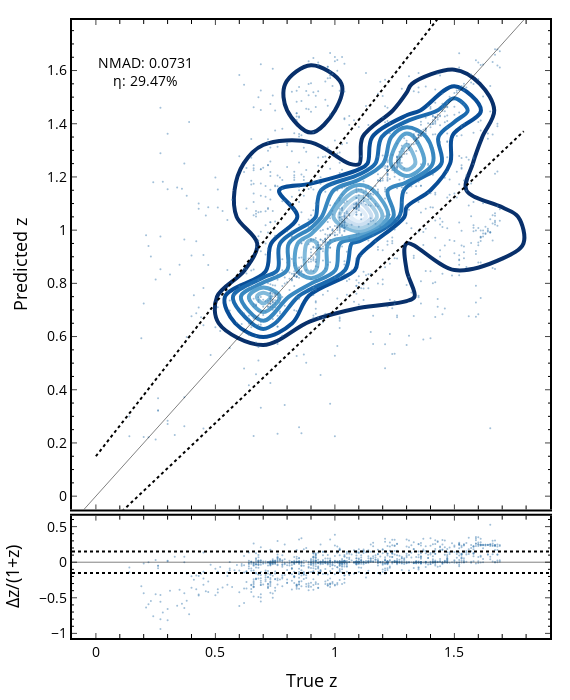

This figure's notebook cell:
### Code cell
# # Calculate necessary values (same as before)
# delz = (bgs_results['true_z'] - bgs_results['preds_z']) / (1 + bgs_results['true_z'])
# delta = bgs_results['true_z'] - bgs_results['preds_z']
# nmad = 1.48 * np.median(np.abs(delz))
# nmad2 = 1.48 * np.median(np.abs((delta - np.median(delta)) / (1 + bgs_results['true_z'])))
# rmse = np.sqrt(np.mean(delz**2))
# frac = 0.15
# eta = 100 * len(delz[np.abs(delz) > frac]) / len(delz)

# r2score_bgs = np.round(r2_score(bgs_results['true_z'],bgs_results['preds_z']),2)

# Set up the figure with subplots
fig = make_subplots(rows=2, cols=1, shared_xaxes=True, vertical_spacing=0.01,
                    row_heights=[0.8, 0.2])

# Define axis limits
min_lim = -0.05
max_lim = df_results['true_z'].max() + 0.1

# Calculate 2D kernel density estimation
x = df_results['true_z']
y = df_results['preds_z']
xy = np.vstack([x, y])
z = gaussian_kde(xy)(xy)

# Add scatter plot with very low opacity
fig.add_trace(
    go.Scatter(
        x=x,
        y=y,
        mode='markers',
        marker=dict(size=2, color='steelblue', opacity=0.5),
        name='Data points',
        hovertemplate='<b>TARGETID</b>: %{customdata}<br>' +
                      '<b>True z</b>: %{x:.4f}<br>' +
                      '<b>Predicted z</b>: %{y:.4f}<br>',
        customdata=df_results['grism_id']
    ),
    row=1, col=1
)

# Add 2D contour plot to the first subplot
fig.add_trace(
    go.Histogram2dContour(
        x=x,
        y=y,
        zmin=1,
        colorscale='blues',
        reversescale=True,
        xaxis='x',
        yaxis='y',
        name='Density',
        showscale=False,
        contours=dict(
            showlabels=False,
            coloring='lines',
            labelfont=dict(size=12, color='black')
        ),
        line=dict(color='black',width=4)
    ),
    row=1, col=1
)



# Add identity line
fig.add_trace(
    go.Scatter(x=[min_lim, max_lim], y=[min_lim, max_lim], mode='lines', 
               line=dict(color='black', width=0.5), name='y=x'),
    row=1, col=1
)

# Add dotted lines
x_line = np.linspace(0, max_lim, 100)
y1 = ((1 + x_line) * frac) + x_line
y2 = ((1 + x_line) * -frac) + x_line
fig.add_trace(
    go.Scatter(x=x_line, y=y1, mode='lines', line=dict(color='black', dash='dot'), 
               showlegend=False),
    row=1, col=1
)
fig.add_trace(
    go.Scatter(x=x_line, y=y2, mode='lines', line=dict(color='black', dash='dot'), 
               showlegend=False),
    row=1, col=1
)

# Add scatter plot to the second subplot
fig.add_trace(
    go.Scatter(
        x=df_results['true_z'], 
        y=delz, 
        mode='markers',
        marker=dict(size=2, color='steelblue', opacity=0.5),
        name='Δz/(1+z)',
        hovertemplate='<b>TARGETID</b>: %{customdata}<br>' +
                      '<b>True z</b>: %{x:.4f}<br>' +
                      '<b>Δz/(1+z)</b>: %{y:.4f}<br>',
        customdata=df_results['grism_id']
    ),
    row=2, col=1
)

# Add horizontal lines to the second subplot
fig.add_hline(y=0, line=dict(color='black', width=0.5), row=2, col=1)
fig.add_hline(y=frac, line=dict(color='black', dash='dot'), row=2, col=1)
fig.add_hline(y=-frac, line=dict(color='black', dash='dot'), row=2, col=1)

# Update layout
fig.update_layout(
    height=700, width=570,
#     title_text='Redshift Prediction Results',
    showlegend=False,
    annotations=[
        dict(
            x=0.05, y=0.95,
            xref='paper', yref='paper',
#             text=f'R<sup>2</sup> score: {r2score_bgs:.2f}',
            text=f'NMAD: {nmad2:.4f}<br>η: {eta:.2f}%',
            showarrow=False,
            font=dict(size=14,color='black')
        )
    ],
    plot_bgcolor='white',
    margin=dict(l=50, r=20, t=20, b=50)
)

# Update axes
fig.update_xaxes(title_text='True z', row=2, col=1, title_font=dict(size=18, color='black'))
fig.update_yaxes(title_text='Predicted z', row=1, col=1, title_font=dict(size=18, color='black'))
fig.update_yaxes(title_text='Δz/(1+z)', row=2, col=1, title_font=dict(size=18, color='black'))

# # Remove all grid lines from both subplots
# fig.update_xaxes(showgrid=False, zeroline=False)
# fig.update_yaxes(showgrid=False, zeroline=False)
# Update axes to add boundaries on all sides and tick marks inside
fig.update_xaxes(
    showline=True,  # Show the line on the x-axis
    tickfont=dict(size=14, color='black'), 
    linecolor='black',  # Color of the x-axis line
    linewidth=2,  # Width of the x-axis line
    mirror='allticks',  # Mirror axis line and ticks on the opposite side (top)
    ticks='inside',  # Position ticks inside the plot
    minor=dict(
        showgrid=False,  # No minor grid lines
        ticklen=4,  # Length of minor ticks
        tickcolor='black',  # Color of minor ticks
        ticks='inside'
    )
)
fig.update_yaxes(
    showline=True,  # Show the line on the y-axis
    tickfont=dict(size=14, color='black'), 
    linecolor='black',  # Color of the y-axis line
    linewidth=2,  # Width of the y-axis line
    mirror='allticks',  # Mirror axis line and ticks on the opposite side (right)
    ticks='inside',  # Position ticks inside the plot
    minor=dict(
        showgrid=False,  # No minor grid lines
        ticklen=2,  # Length of minor ticks
        tickcolor='black',  # Color of minor ticks
        ticks='inside'
    )
)

# Update axes limits
fig.update_xaxes(range=[min_lim, max_lim], row=1, col=1)
fig.update_yaxes(range=[min_lim, max_lim], row=1, col=1)

# Show the plot
fig.show()
# fig.write_image("Plots/BGS_redshift_results_density.pdf", format="pdf")

### Figure 1 — Plotly figure (JSON) as saved in the notebook; plotly's stock layout.template omitted (floating-point values rounded to 4 significant figures; data arrays with more than 128 entries replaced by an {"elided": "..."} marker saying what was removed)
{"data": [{"customdata": {"elided": "1259 str values"}, "hovertemplate": "<b>TARGETID</b>: %{customdata}<br><b>True z</b>: %{x:.4f}<br><b>Predicted z</b>: %{y:.4f}<br>", "marker": {"color": "steelblue", "opacity": 0.5, "size": 2}, "mode": "markers", "name": "Data points", "type": "scatter", "x": {"elided": "1259 float values"}, "xaxis": "x", "y": {"elided": "1259 float values"}, "yaxis": "y"}, {"colorscale": [[0, "rgb(247,251,255)"], [0.125, "rgb(222,235,247)"], [0.25, "rgb(198,219,239)"], [0.375, "rgb(158,202,225)"], [0.5, "rgb(107,174,214)"], [0.625, "rgb(66,146,198)"], [0.75, "rgb(33,113,181)"], [0.875, "rgb(8,81,156)"], [1, "rgb(8,48,107)"]], "contours": {"coloring": "lines", "labelfont": {"color": "black", "size": 12}, "showlabels": false}, "line": {"color": "black", "width": 4}, "name": "Density", "reversescale": true, "showscale": false, "type": "histogram2dcontour", "x": {"elided": "1259 float values"}, "xaxis": "x", "y": {"elided": "1259 float values"}, "yaxis": "y", "zmin": 1}, {"line": {"color": "black", "width": 0.5}, "mode": "lines", "name": "y=x", "type": "scatter", "x": [-0.05, 1.79], "xaxis": "x", "y": [-0.05, 1.79], "yaxis": "y"}, {"line": {"color": "black", "dash": "dot"}, "mode": "lines", "showlegend": false, "type": "scatter", "x": [0, 0.01808, 0.03616, 0.05424, 0.07232, 0.0904, 0.1085, 0.1266, 0.1446, 0.1627, 0.1808, 0.1989, 0.217, 0.2351, 0.2531, 0.2712, 0.2893, 0.3074, 0.3255, 0.3435, 0.3616, 0.3797, 0.3978, 0.4159, 0.4339, 0.452, 0.4701, 0.4882, 0.5063, 0.5243, 0.5424, 0.5605, 0.5786, 0.5967, 0.6147, 0.6328, 0.6509, 0.669, 0.6871, 0.7052, 0.7232, 0.7413, 0.7594, 0.7775, 0.7956, 0.8136, 0.8317, 0.8498, 0.8679, 0.886, 0.904, 0.9221, 0.9402, 0.9583, 0.9764, 0.9944, 1.013, 1.031, 1.049, 1.067, 1.085, 1.103, 1.121, 1.139, 1.157, 1.175, 1.193, 1.211, 1.229, 1.248, 1.266, 1.284, 1.302, 1.32, 1.338, 1.356, 1.374, 1.392, 1.41, 1.428, 1.446, 1.465, 1.483, 1.501, 1.519, 1.537, 1.555, 1.573, 1.591, 1.609, 1.627, 1.645, 1.663, 1.682, 1.7, 1.718, 1.736, 1.754, 1.772, 1.79], "xaxis": "x", "y": [0.15, 0.1708, 0.1916, 0.2124, 0.2332, 0.254, 0.2748, 0.2956, 0.3163, 0.3371, 0.3579, 0.3787, 0.3995, 0.4203, 0.4411, 0.4619, 0.4827, 0.5035, 0.5243, 0.5451, 0.5659, 0.5867, 0.6074, 0.6282, 0.649, 0.6698, 0.6906, 0.7114, 0.7322, 0.753, 0.7738, 0.7946, 0.8154, 0.8362, 0.857, 0.8778, 0.8985, 0.9193, 0.9401, 0.9609, 0.9817, 1.003, 1.023, 1.044, 1.065, 1.086, 1.106, 1.127, 1.148, 1.169, 1.19, 1.21, 1.231, 1.252, 1.273, 1.294, 1.314, 1.335, 1.356, 1.377, 1.398, 1.418, 1.439, 1.46, 1.481, 1.502, 1.522, 1.543, 1.564, 1.585, 1.606, 1.626, 1.647, 1.668, 1.689, 1.709, 1.73, 1.751, 1.772, 1.793, 1.813, 1.834, 1.855, 1.876, 1.897, 1.917, 1.938, 1.959, 1.98, 2.001, 2.021, 2.042, 2.063, 2.084, 2.105, 2.125, 2.146, 2.167, 2.188, 2.209], "yaxis": "y"}, {"line": {"color": "black", "dash": "dot"}, "mode": "lines", "showlegend": false, "type": "scatter", "x": [0, 0.01808, 0.03616, 0.05424, 0.07232, 0.0904, 0.1085, 0.1266, 0.1446, 0.1627, 0.1808, 0.1989, 0.217, 0.2351, 0.2531, 0.2712, 0.2893, 0.3074, 0.3255, 0.3435, 0.3616, 0.3797, 0.3978, 0.4159, 0.4339, 0.452, 0.4701, 0.4882, 0.5063, 0.5243, 0.5424, 0.5605, 0.5786, 0.5967, 0.6147, 0.6328, 0.6509, 0.669, 0.6871, 0.7052, 0.7232, 0.7413, 0.7594, 0.7775, 0.7956, 0.8136, 0.8317, 0.8498, 0.8679, 0.886, 0.904, 0.9221, 0.9402, 0.9583, 0.9764, 0.9944, 1.013, 1.031, 1.049, 1.067, 1.085, 1.103, 1.121, 1.139, 1.157, 1.175, 1.193, 1.211, 1.229, 1.248, 1.266, 1.284, 1.302, 1.32, 1.338, 1.356, 1.374, 1.392, 1.41, 1.428, 1.446, 1.465, 1.483, 1.501, 1.519, 1.537, 1.555, 1.573, 1.591, 1.609, 1.627, 1.645, 1.663, 1.682, 1.7, 1.718, 1.736, 1.754, 1.772, 1.79], "xaxis": "x", "y": [-0.15, -0.1346, -0.1193, -0.1039, -0.08853, -0.07316, -0.05779, -0.04242, -0.02705, -0.01168, 0.003687, 0.01906, 0.03442, 0.04979, 0.06516, 0.08053, 0.0959, 0.1113, 0.1266, 0.142, 0.1574, 0.1727, 0.1881, 0.2035, 0.2188, 0.2342, 0.2496, 0.265, 0.2803, 0.2957, 0.3111, 0.3264, 0.3418, 0.3572, 0.3725, 0.3879, 0.4033, 0.4186, 0.434, 0.4494, 0.4647, 0.4801, 0.4955, 0.5109, 0.5262, 0.5416, 0.557, 0.5723, 0.5877, 0.6031, 0.6184, 0.6338, 0.6492, 0.6645, 0.6799, 0.6953, 0.7106, 0.726, 0.7414, 0.7568, 0.7721, 0.7875, 0.8029, 0.8182, 0.8336, 0.849, 0.8643, 0.8797, 0.8951, 0.9104, 0.9258, 0.9412, 0.9565, 0.9719, 0.9873, 1.003, 1.018, 1.033, 1.049, 1.064, 1.079, 1.095, 1.11, 1.126, 1.141, 1.156, 1.172, 1.187, 1.202, 1.218, 1.233, 1.249, 1.264, 1.279, 1.295, 1.31, 1.325, 1.341, 1.356, 1.372], "yaxis": "y"}, {"customdata": {"elided": "1259 str values"}, "hovertemplate": "<b>TARGETID</b>: %{customdata}<br><b>True z</b>: %{x:.4f}<br><b>Δz/(1+z)</b>: %{y:.4f}<br>", "marker": {"color": "steelblue", "opacity": 0.5, "size": 2}, "mode": "markers", "name": "Δz/(1+z)", "type": "scatter", "x": {"elided": "1259 float values"}, "xaxis": "x2", "y": {"elided": "1259 float values"}, "yaxis": "y2"}], "layout": {"annotations": [{"font": {"color": "black", "size": 14}, "showarrow": false, "text": "NMAD: 0.0731<br>η: 29.47%", "x": 0.05, "xref": "paper", "y": 0.95, "yref": "paper"}], "height": 700, "margin": {"b": 50, "l": 50, "r": 20, "t": 20}, "plot_bgcolor": "white", "shapes": [{"line": {"color": "black", "width": 0.5}, "type": "line", "x0": 0, "x1": 1, "xref": "x2 domain", "y0": 0, "y1": 0, "yref": "y2"}, {"line": {"color": "black", "dash": "dot"}, "type": "line", "x0": 0, "x1": 1, "xref": "x2 domain", "y0": 0.15, "y1": 0.15, "yref": "y2"}, {"line": {"color": "black", "dash": "dot"}, "type": "line", "x0": 0, "x1": 1, "xref": "x2 domain", "y0": -0.15, "y1": -0.15, "yref": "y2"}], "showlegend": false, "width": 570, "xaxis": {"anchor": "y", "domain": [0, 1], "linecolor": "black", "linewidth": 2, "matches": "x2", "minor": {"showgrid": false, "tickcolor": "black", "ticklen": 4, "ticks": "inside"}, "mirror": "allticks", "range": [-0.05, 1.79], "showline": true, "showticklabels": false, "tickfont": {"color": "black", "size": 14}, "ticks": "inside"}, "xaxis2": {"anchor": "y2", "domain": [0, 1], "linecolor": "black", "linewidth": 2, "minor": {"showgrid": false, "tickcolor": "black", "ticklen": 4, "ticks": "inside"}, "mirror": "allticks", "showline": true, "tickfont": {"color": "black", "size": 14}, "ticks": "inside", "title": {"font": {"color": "black", "size": 18}, "text": "True z"}}, "yaxis": {"anchor": "x", "domain": [0.208, 1], "linecolor": "black", "linewidth": 2, "minor": {"showgrid": false, "tickcolor": "black", "ticklen": 2, "ticks": "inside"}, "mirror": "allticks", "range": [-0.05, 1.79], "showline": true, "tickfont": {"color": "black", "size": 14}, "ticks": "inside", "title": {"font": {"color": "black", "size": 18}, "text": "Predicted z"}}, "yaxis2": {"anchor": "x2", "domain": [0, 0.198], "linecolor": "black", "linewidth": 2, "minor": {"showgrid": false, "tickcolor": "black", "ticklen": 2, "ticks": "inside"}, "mirror": "allticks", "showline": true, "tickfont": {"color": "black", "size": 14}, "ticks": "inside", "title": {"font": {"color": "black", "size": 18}, "text": "Δz/(1+z)"}}}}
